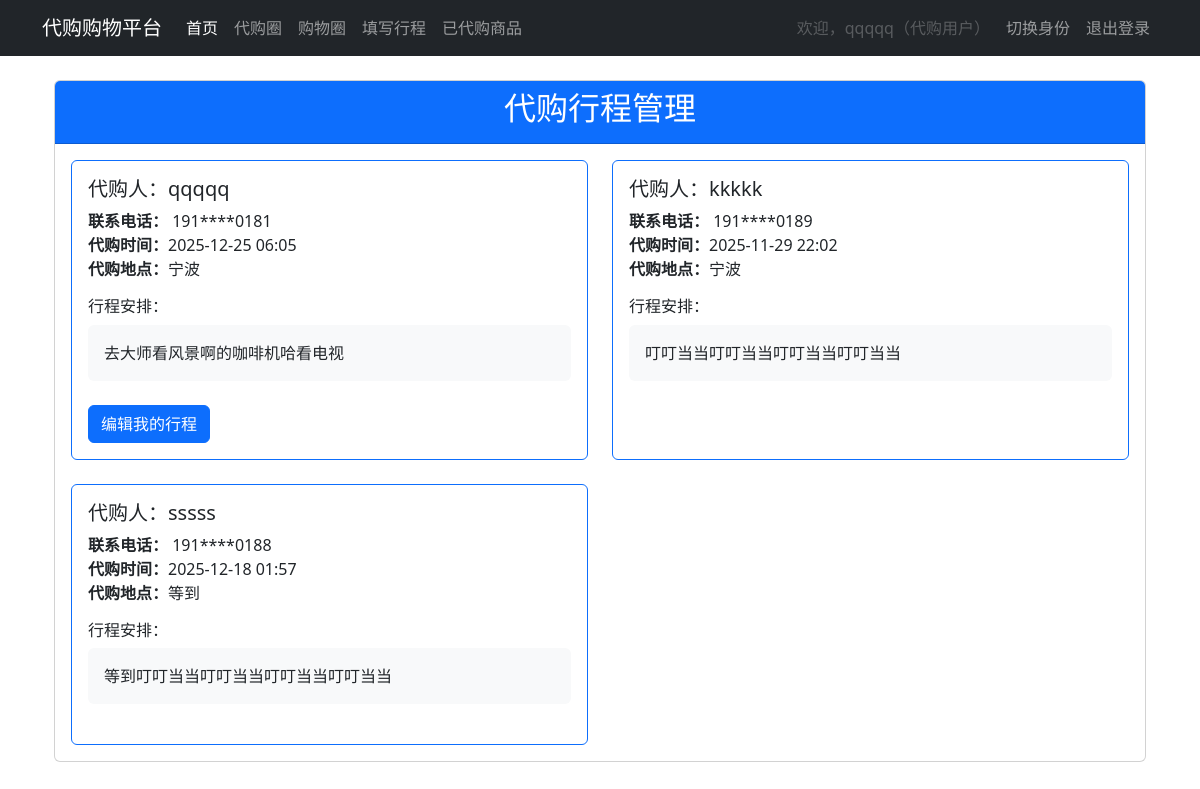
/agent/agent-circle (signed in), run on the app's committed database.
### app/models/user.py (models this page shows, shortened)
class User(UserMixin, db.Model):
    id = db.Column(db.Integer, primary_key=True)
    username = db.Column(db.String(20), unique=True, nullable=False)
    phone = db.Column(db.String(11), unique=True, nullable=False)
    is_agent = db.Column(db.Boolean, nullable=True)  # True:代购, False:非代购
    created_at = db.Column(db.DateTime, default=datetime.utcnow)
    agent_info = db.relationship('AgentInfo', backref='user', lazy=True, uselist=False)
    shopping_info = db.relationship('ShoppingInfo', backref='user', lazy=True)
    shopping_circle = db.relationship('ShoppingCircle', backref='user', lazy=True, uselist=False)
    buyer_bindings = db.relationship(
        'Binding',
        foreign_keys='Binding.buyer_id',
        backref='buyer_user',
        lazy='dynamic'
    )
    agent_bindings = db.relationship(
        'Binding',
        foreign_keys='Binding.agent_id',
        backref='agent_user',
        lazy='dynamic'
    )

### app/models/agent.py (models this page shows)
class AgentInfo(db.Model):
    id = db.Column(db.Integer, primary_key=True)
    time = db.Column(db.DateTime, nullable=False)
    location = db.Column(db.String(100), nullable=False)
    itinerary = db.Column(db.Text, nullable=False)
    is_submitted = db.Column(db.Boolean, default=False)
    user_id = db.Column(db.Integer, db.ForeignKey('user.id'), unique=True, nullable=False)
    created_at = db.Column(db.DateTime, default=datetime.utcnow)
    所属用户 = db.relationship(
        'User',
        backref=db.backref('agent_itinerary', uselist=False, lazy='joined')
    )

### app/routes/agent.py (the view)
@agent_bp.route('/agent-circle')
@login_required
def agent_circle():
    agent_users = User.query.filter_by(is_agent=True).all()
    agent_data = []
    for user in agent_users:
        agent_info = AgentInfo.query.filter_by(user_id=user.id).first()
        if agent_info and agent_info.is_submitted and agent_info.itinerary.strip():
            agent_data.append({
                "user": user,
                "agent_info": agent_info
            })
    messages = get_flashed_messages(with_categories=True)
    return render_template('agent_circle.html', agent_data=agent_data, messages=messages)

### templates/agent_circle.html (shortened to what this page needs)
{% extends "base.html" %}
{% block content %}
    <div class="container mt-4">
        <div class="card">
            <div class="card-header bg-primary text-white">
                <h2 class="text-center">
                    {% if current_user.is_authenticated and current_user.is_agent %}
                        代购行程管理
                    {% else %}
                        代购用户行程信息
                    {% endif %}
                </h2>
            </div>
            <div class="card-body">
                {% if agent_data %}
                    <div class="row row-cols-1 row-cols-md-2 g-4">
                        {% for entry in agent_data %}
                            <div class="col">
                                <div class="card h-100 border-primary">
                                    <div class="card-body">
                                        <h5 class="card-title">代购人：{{ entry.user.username }}</h5>
                                        <p class="card-text">
                                            <strong>联系电话：</strong>
                                            {% if entry.user.phone and entry.user.phone|length == 11 %}
                                                {{ entry.user.phone[:3] }}****{{ entry.user.phone[-4:] }}
                                            {% else %}
                                                {{ entry.user.phone or '未设置' }}
                                            {% endif %}
                                            <br>
                                            <strong>代购时间：</strong>{{ entry.agent_info.time.strftime('%Y-%m-%d %H:%M') if entry.agent_info.time else '未设置' }}<br>
                                            <strong>代购地点：</strong>{{ entry.agent_info.location or '未设置' }}
                                        </p>
                                        <div class="mt-3">
                                            <h6>行程安排：</h6>
                                            <div class="bg-light p-3 rounded">
                                                {{ entry.agent_info.itinerary|replace('\n', '<br>')|safe if entry.agent_info.itinerary else '暂无行程描述' }}
                                            </div>
                                        </div>
                                        <div class="mt-4">
                                            {% if current_user.is_authenticated and current_user.is_agent and current_user.id == entry.user.id %}
                                                <a href="{{ url_for('agent.agent_info') }}" class="btn btn-primary">
                                                    编辑我的行程
                                                </a>
                                            {% endif %}
                                        </div>
                                    </div>
                                </div>
                            </div>
                        {% endfor %}
                    </div>
                {% endif %}
            </div>
        </div>
    </div>
{% endblock %}

### templates/base.html (shortened to what this page needs)
<!DOCTYPE html>
<html lang="zh-CN">
<head>
    <link href="https://cdn.jsdelivr.net/npm/bootstrap@5.3.0/dist/css/bootstrap.min.css" rel="stylesheet">
    <link rel="stylesheet" href="https://cdn.jsdelivr.net/npm/bootstrap-icons@1.10.5/font/bootstrap-icons.css">
</head>
<body>
    <nav class="navbar navbar-expand-lg navbar-dark bg-dark">
        <div class="container">
            <a class="navbar-brand" href="{{ url_for('home') }}">代购购物平台</a>
            <div class="collapse navbar-collapse" id="navbarNav">
                <ul class="navbar-nav me-auto">
                    <li class="nav-item">
                        <a class="nav-link active" aria-current="page" href="{{ url_for('home') }}">首页</a>
                    </li>
                    {% if current_user.is_authenticated %}
                        <li class="nav-item">
                            <a class="nav-link" href="{{ url_for('agent.agent_circle') }}">代购圈</a>
                        </li>
                        {% if current_user.is_agent %}
                            <li class="nav-item">
                                <a class="nav-link" href="{{ url_for('shopping.shopping_circle') }}">购物圈</a>
                            </li>
                        {% endif %}
                        {% if current_user.is_agent %}
                            <li class="nav-item">
                                <a class="nav-link" href="{{ url_for('agent.agent_info') }}">填写行程</a>
                            </li>
                            <li class="nav-item">
                                <a class="nav-link" href="{{ url_for('agent.contacted_trips') }}">已代购商品</a>
                            </li>
                        {% endif %}
                    {% endif %}
                </ul>
                <ul class="navbar-nav">
                    {% if current_user.is_authenticated %}
                        <li class="nav-item">
                            <span class="nav-link disabled">
                                欢迎，{{ current_user.username }}（{{ '代购用户' if current_user.is_agent else '普通用户' }}）
                            </span>
                        </li>
                        <li class="nav-item">
                            <a class="nav-link" href="{{ url_for('auth.choose_identity') }}">切换身份</a>
                        </li>
                        <li class="nav-item">
                            <a class="nav-link" href="{{ url_for('auth.logout') }}">退出登录</a>
                        </li>
                    {% endif %}
                </ul>
            </div>
        </div>
    </nav>
    <div class="container mt-4">
        {% block content %}{% endblock %}
    </div>
</body>
</html>

### data on the page
User: username "qqqqq", is_agent "代购用户", user.username "qqqqq", user "191", user "0181"
AgentInfo: agent_info.time "2025-12-25 06:05", agent_info "宁波", agent_info.itinerary "去大师看风景啊的咖啡机哈看电视"
User: user.username "kkkkk", user "191", user "0189"
AgentInfo: agent_info.time "2025-11-29 22:02", agent_info "宁波", agent_info.itinerary "叮叮当当叮叮当当叮叮当当叮叮当当"
User: user.username "sssss", user "191", user "0188"
AgentInfo: agent_info.time "2025-12-18 01:57", agent_info "等到", agent_info.itinerary "等到叮叮当当叮叮当当叮叮当当叮叮当当"
